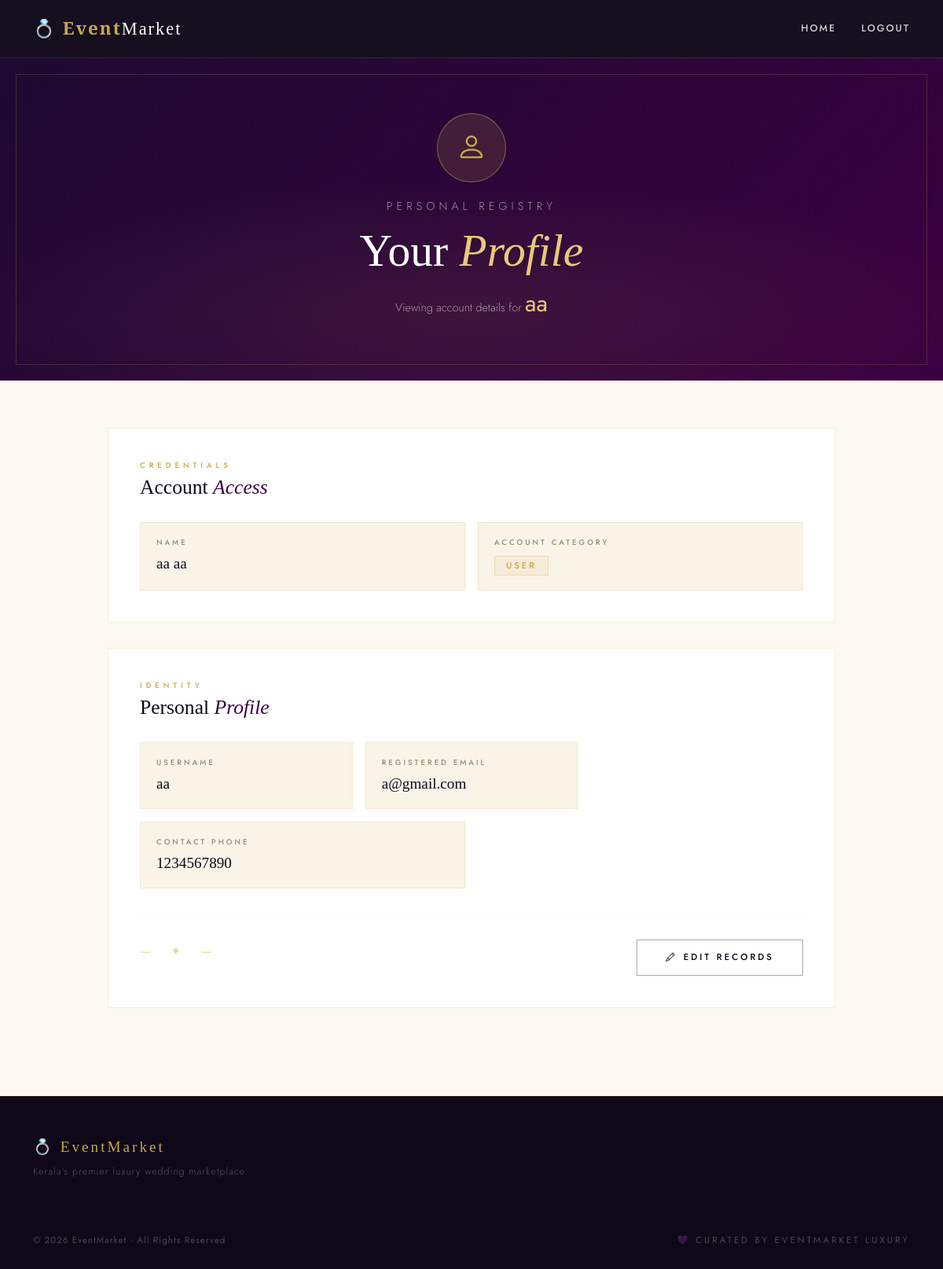
The page /profile (signed in) on the database its author committed.
### eventapp/models.py (models this page shows, shortened)
class User(models.Model):
    LOGIN = models.ForeignKey(Login, on_delete=models.CASCADE)
    username = models.CharField(max_length=20)
    firstname = models.CharField(max_length=20)
    lastname = models.CharField(max_length=20)
    phone = models.CharField(max_length=20)
    created_at = models.DateTimeField(default=now)

class Login(models.Model):
    email = models.EmailField(max_length=100)
    password = models.CharField(max_length=20)
    user_type = models.CharField(max_length=20)

### eventapp/views.py (the view)
# urls.py: path('profile', views.profile, name='profile'),
def profile(request):
    login_id = request.session.get('lid')
    if not login_id:
        return redirect('login')
    user = User.objects.filter(LOGIN_id=login_id).first()
    if not user:
        return redirect('login')
    return render(request, 'profile.html', {'user': user})

### templates/profile.html (shortened to what this page needs)
{% load static %}
<!DOCTYPE html>
<html lang="en">
<head>
  <link href="https://cdn.jsdelivr.net/npm/bootstrap@5.3.2/dist/css/bootstrap.min.css" rel="stylesheet">
  <link href="https://cdn.jsdelivr.net/npm/bootstrap-icons@1.11.3/font/bootstrap-icons.min.css" rel="stylesheet">
</head>
<body>
<nav class="navbar navbar-expand-lg" id="mainNav">
  <div class="container">
    <a class="navbar-brand" href="/">💍 Event<span>Market</span></a>
    <div class="collapse navbar-collapse" id="navMenu">
      <div class="nav-links ms-auto align-items-center">
        <a href="/">Home</a>
        <a href="login">Logout</a>
      </div>
    </div>
  </div>
</nav>
<section class="profile-hero">
  <div class="profile-hero-frame"></div>
  <div class="container position-relative" style="z-index:2;">
    <div class="avatar-ring">
      <i class="bi bi-person"></i>
    </div>
    <p class="profile-eyebrow">Personal Registry</p>
    <h1>Your <em>Profile</em></h1>
    <p>Viewing account details for <strong style="color:var(--gold-light);font-weight:400;font-size: 30px;"> {{ user.username }}</strong></p>
  </div>
</section>
<div class="profile-body">
  <div class="container">
    <div class="row g-4 justify-content-center">
      <div class="col-lg-10">
        <div class="section-card">
          <p class="section-label">Credentials</p>
          <h2 class="section-heading">Account <em>Access</em></h2>
          <div class="row g-3">
            <div class="col-md-6">
              <div class="data-field">
                <span class="field-label">Name</span>
                <div class="field-value">{{ user.firstname }} {{ user.lastname }}</div>
              </div>
            </div>
            <div class="col-md-6">
              <div class="data-field">
                <span class="field-label">Account Category</span>
                <div class="field-value tag">{{ user.LOGIN.user_type }}</div>
              </div>
            </div>
          </div>
        </div>
        <div class="section-card">
          <p class="section-label">Identity</p>
          <h2 class="section-heading">Personal <em>Profile</em></h2>
          <div class="row g-3 mb-4">
            <div class="col-md-4">
              <div class="data-field">
                <span class="field-label">Username</span>
                <div class="field-value">{{ user.username }}</div>
              </div>
            </div>
            <div class="col-md-4">
              <div class="data-field">
                <span class="field-label">Registered Email</span>
                <div class="field-value">{{ user.LOGIN.email }}</div>
              </div>
            </div>
            <div class="col-md-6">
              <div class="data-field">
                <span class="field-label">Contact Phone</span>
                <div class="field-value">{{ user.phone }}</div>
              </div>
            </div>
          </div>
          <hr class="gold-divider">
          <div class="d-flex justify-content-between align-items-center flex-wrap gap-3">
            <p class="ornament">— ✦ —</p>
            <button class="btn-edit">
              <i class="bi bi-pencil me-2"></i>Edit Records
            </button>
          </div>
        </div>
      </div>
    </div>
  </div>
</div>
<footer>
  <div class="container">
    <div class="row g-4 align-items-center">
      <div class="col-md-6">
        <span class="footer-brand">💍 EventMarket</span>
        <p class="footer-tagline">Kerala's premier luxury wedding marketplace.</p>
      </div>
    </div>
    <hr class="footer-divider">
    <div class="d-flex justify-content-between align-items-center flex-wrap gap-2">
      <p class="footer-bottom mb-0">© 2026 EventMarket · All Rights Reserved</p>
      <p class="footer-bottom mb-0" style="letter-spacing:3px;">💜 CURATED BY EVENTMARKET LUXURY</p>
    </div>
  </div>
</footer>
</body>
</html>

### rows shown on the page
User: username "aa", firstname "aa", lastname "aa", LOGIN.user_type "USER", LOGIN.email "a@gmail.com", phone "1234567890"
